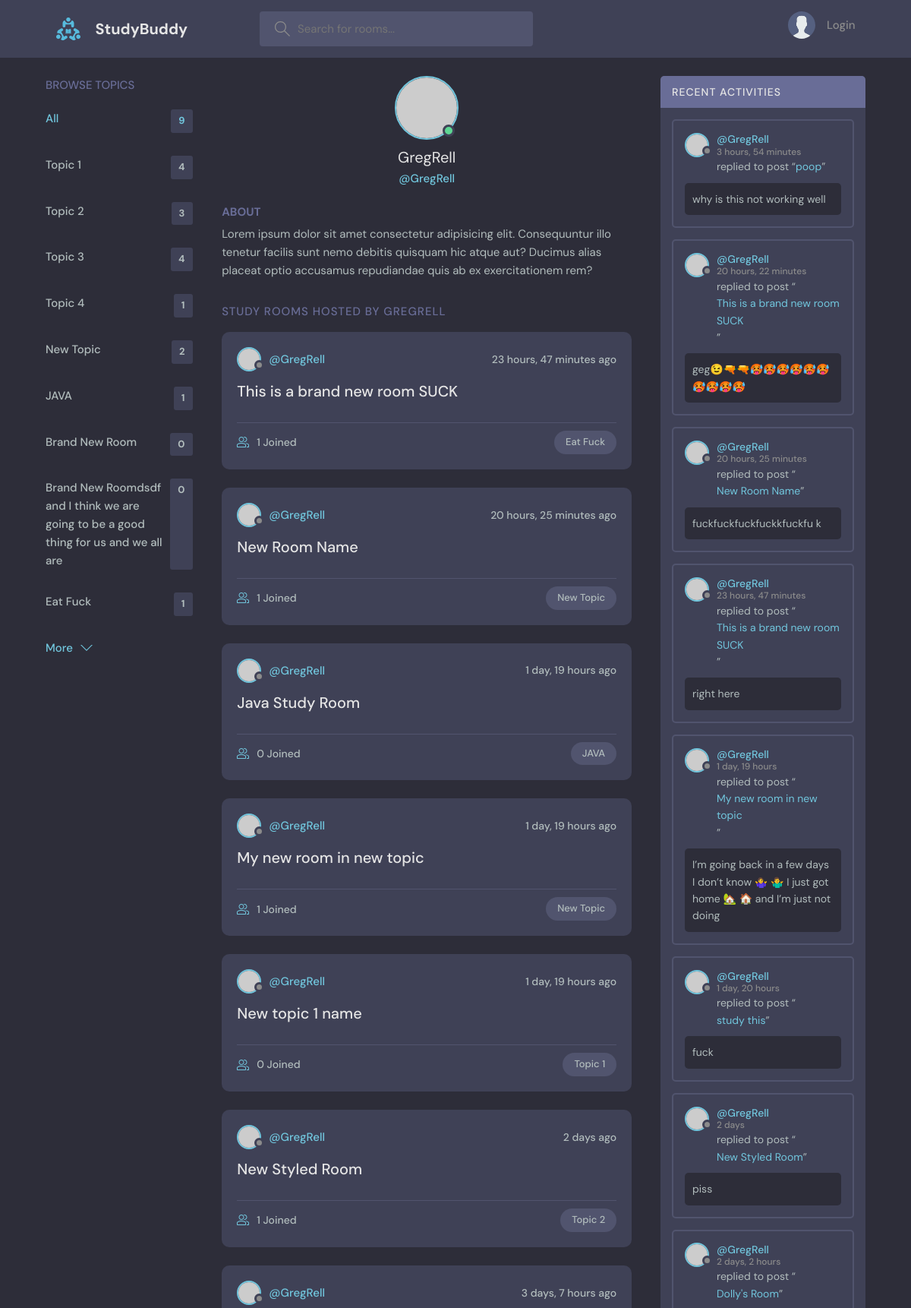
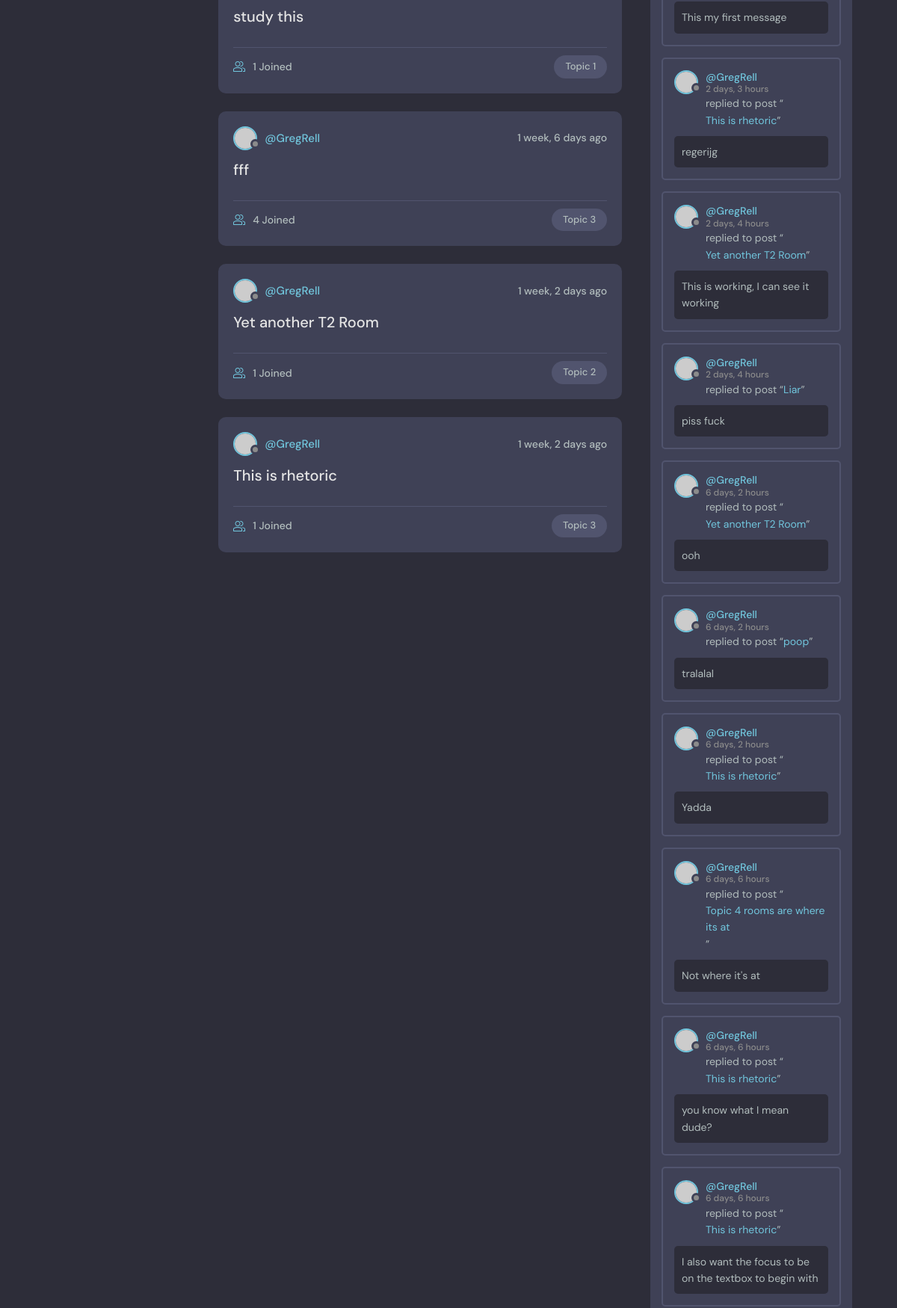
The app's page /userProfile/5 (upper part) with its own data (2 pictures, top to bottom).
### base/models.py (models this page shows)
class Topic(models.Model):
    name = models.CharField(max_length=200)
    def __str__(self):
        return self.name

class Room(models.Model):
    host = models.ForeignKey(User, on_delete=models.SET_NULL, null=True) # On delete of the user, this field is set
    topic = models.ForeignKey(Topic, on_delete=models.SET_NULL, null=True)
    name = models.CharField(max_length=200)
    description = models.TextField(null=True, blank=True)  # the null input arguments allow the database to have a
    participants = models.ManyToManyField(User, related_name='participants', blank=True)
    updated = models.DateTimeField(auto_now=True)  # Any time the save method is called, this will auto populate
    created = models.DateTimeField(auto_now_add=True)  # The difference between auto_now and auto_add_now is that
    class Meta:
        ordering = ['-updated', '-created']
    def __str__(self):
        return self.name

class Message(models.Model):
    user = models.ForeignKey(User, on_delete=models.CASCADE)
    room = models.ForeignKey(Room, on_delete=models.CASCADE)  # Cascade means if the foreign key is deleted, this
    body = models.TextField()
    updated = models.DateTimeField(auto_now=True)
    created = models.DateTimeField(auto_now_add=True)
    class Meta:
        ordering = ['-updated', '-created']
    def __str__(self):
        return self.body[0:50]  # Return only the first 50 characters

### base/views.py (the view)
# urls.py: path('userProfile/<str:pk>', views.userProfile, name='user-profile'),
def userProfile(request, pk):
    user = User.objects.get(id=pk)
    rooms = user.room_set.all()
    user_messages = user.message_set.all()
    topics = Topic.objects.all()
    context = {'user': user, 'rooms': rooms, 'room_messages': user_messages, 'topics': topics}
    return render(request, 'base/User_Profile.html', context)

### base/Templates/Base/User_Profile.html (shortened to what this page needs)
{% extends 'MainTemplate.html' %}
{% load static %}
{% block content %}
<body>
<main class="profile-page layout layout--3">
    <div class="container">
        {% include 'base/Topics_Component.html'%}
        <div class="roomList">
            <div class="profile">
                <div class="profile__avatar">
                    <div class="avatar avatar--large active">
                        <img src="https://randomuser.me/api/portraits/men/11.jpg"/>
                    </div>
                </div>
                <div class="profile__info">
                    <h3>{{user.username}}</h3>
                    <p>@{{user}}</p>
                </div>
                <div class="profile__about">
                    <h3>About</h3>
                    <p>
                        Lorem ipsum dolor sit amet consectetur adipisicing elit. Consequuntur illo tenetur
                        facilis sunt nemo debitis quisquam hic atque aut? Ducimus alias placeat optio
                        accusamus repudiandae quis ab ex exercitationem rem?
                    </p>
                </div>
            </div>
            <div class="roomList__header">
                <div>
                    <h2>Study Rooms Hosted by {{user.username}}
                    </h2>
                </div>
            </div>
            {% include 'base/Feed_Component.html' %}
        </div>
        {% include 'base/Activity_Component.html' %}
    </div>
</main>
</body>
{% endblock %}

### base/Templates/Base/Topics_Component.html
        <div class="topics">
          <div class="topics__header">
            <h2>Browse Topics</h2>
          </div>
          <ul class="topics__list">
            <li>
              <a href="{%url 'home' %}" class="active">All <span>{{topics.count}}</span></a>
            </li>
            {% for topic in topics %}
            <li>
              <a href =" {%url 'home' %}?q={{topic.name}} ">{{topic}}<span>{{topic.room_set.all.count}}</span></a>
            </li>
            {% endfor %}
          </ul>
          <a class="btn btn--link" href="topics.html">
            More
            <svg version="1.1" xmlns="http://www.w3.org/2000/svg" width="32" height="32" viewBox="0 0 32 32">
              <title>chevron-down</title>
              <path d="M16 21l-13-13h-3l16 16 16-16h-3l-13 13z"></path>
            </svg>
          </a>
        </div>

### base/Templates/Base/Feed_Component.html (shortened to what this page needs)
{% for room in rooms %}
<div class="roomListRoom">
    <div class="roomListRoom__header">
        <a href="{% url 'user-profile' room.host.id %}" class="roomListRoom__author">
            <div class="avatar avatar--small">
                <img src="https://randomuser.me/api/portraits/women/11.jpg"/>
            </div>
            <span>@{{room.host.username}}</span>
        </a>
        <div class="roomListRoom__actions">
            <span>{{room.created|timesince}} ago</span>
        </div>
    </div>
    <div class="roomListRoom__content">
        <a href="{% url 'room' room.id %}">{{room.name}}</a>
    </div>
    <div class="roomListRoom__meta">
        <a href="{% url 'room' room.id %}" class="roomListRoom__joined">
            {{room.participants.all.count}} Joined
        </a>
        <p class="roomListRoom__topic">{{room.topic.name}}</p>
    </div>
</div>
{% endfor %}

### base/Templates/Base/Activity_Component.html (shortened to what this page needs)
<div class="activities">
    <div class="activities__header">
        <h2>Recent Activities</h2>
    </div>
    {% for message in room_messages %}
    <div class="activities__box">
        <div class="activities__boxHeader roomListRoom__header">
            <a href="{% url 'user-profile' message.user.id %}" class="roomListRoom__author">
                <div class="avatar avatar--small">
                    <img src="https://randomuser.me/api/portraits/women/11.jpg"/>
                </div>
                <p>
                    @{{message.user}}
                    <span>{{message.created|timesince}}</span>
                </p>
            </a>
        </div>
        <div class="activities__boxContent">
            <p>replied to post “<a href="{% url 'room' message.room.id %}">{{message.room.name}}</a>”</p>
            <div class="activities__boxRoomContent">
                {{message.body}}
            </div>
        </div>
    </div>
    {% endfor %}
</div>

### records on screen
Topic: name "Topic 1", room_set.all.count "4"
Topic: name "Topic 2", room_set.all.count "3"
Topic: name "Topic 3", room_set.all.count "4"
Topic: name "Topic 4", room_set.all.count "1"
Topic: name "New Topic", room_set.all.count "2"
Topic: name "JAVA", room_set.all.count "1"
Topic: name "Brand New Room", room_set.all.count "0"
Topic: name "Brand New Roomdsdf and I think we are going to be a good thing for us and we all are", room_set.all.count "0"
Topic: name "Eat Fuck", room_set.all.count "1"
Room: host.username "GregRell", created "23 hours, 47 minutes", name "This is a brand new room SUCK", participants.all.count "1", topic.name "Eat Fuck"
Room: host.username "GregRell", created "20 hours, 25 minutes", name "New Room Name", participants.all.count "1", topic.name "New Topic"
Room: host.username "GregRell", created "1 day, 19 hours", name "Java Study Room", participants.all.count "0", topic.name "JAVA"
Room: host.username "GregRell", created "1 day, 19 hours", name "My new room in new topic", participants.all.count "1", topic.name "New Topic"
Room: host.username "GregRell", created "1 day, 19 hours", name "New topic 1 name", participants.all.count "0", topic.name "Topic 1"
Room: host.username "GregRell", created "2 days", name "New Styled Room", participants.all.count "1", topic.name "Topic 2"
Room: host.username "GregRell", created "3 days, 7 hours", name "study this", participants.all.count "1", topic.name "Topic 1"
Room: host.username "GregRell", created "1 week, 6 days", name "fff", participants.all.count "4", topic.name "Topic 3"
Room: host.username "GregRell", created "1 week, 2 days", name "Yet another T2 Room", participants.all.count "1", topic.name "Topic 2"
Room: host.username "GregRell", created "1 week, 2 days", name "This is rhetoric", participants.all.count "1", topic.name "Topic 3"
Message: user "GregRell", created "3 hours, 54 minutes", room.name "poop", body "why is this not working well"
Message: user "GregRell", created "20 hours, 22 minutes", room.name "This is a brand new room SUCK", body "geg😉🔫🔫🥵🥵🥵🥵🥵🥵🥵🥵🥵🥵"
Message: user "GregRell", created "20 hours, 25 minutes", room.name "New Room Name", body "fuckfuckfuckfuckkfuckfu k"
Message: user "GregRell", created "23 hours, 47 minutes", room.name "This is a brand new room SUCK", body "right here"
Message: user "GregRell", created "1 day, 19 hours", room.name "My new room in new topic", body "I’m going back in a few days I don’t know 🤷‍♀️ 🤷‍♂️ I just got home 🏡 🏠 and I’m just not doing"
Message: user "GregRell", created "1 day, 20 hours", room.name "study this", body "fuck"
Message: user "GregRell", created "2 days", room.name "New Styled Room", body "piss"
Message: user "GregRell", created "2 days, 2 hours", room.name "Dolly's Room", body "This my first message"
Message: user "GregRell", created "2 days, 3 hours", room.name "This is rhetoric", body "regerijg"
Message: user "GregRell", created "2 days, 4 hours", room.name "Yet another T2 Room", body "This is working, I can see it working"
Message: user "GregRell", created "2 days, 4 hours", room.name "Liar", body "piss fuck"
Message: user "GregRell", created "6 days, 2 hours", room.name "Yet another T2 Room", body "ooh"
Message: user "GregRell", created "6 days, 2 hours", room.name "poop", body "tralalal"
Message: user "GregRell", created "6 days, 2 hours", room.name "This is rhetoric", body "Yadda"
Message: user "GregRell", created "6 days, 6 hours", room.name "Topic 4 rooms are where its at", body "Not where it's at"
Message: user "GregRell", created "6 days, 6 hours", room.name "This is rhetoric", body "you know what I mean dude?"
Message: user "GregRell", created "6 days, 6 hours", room.name "This is rhetoric", body "I also want the focus to be on the textbox to begin with"

### other values on screen
{{ topics.count }} "9"
{{ user.username }} "GregRell"
{{ user }} "GregRell"
{{ user.username }} "GREGRELL"
